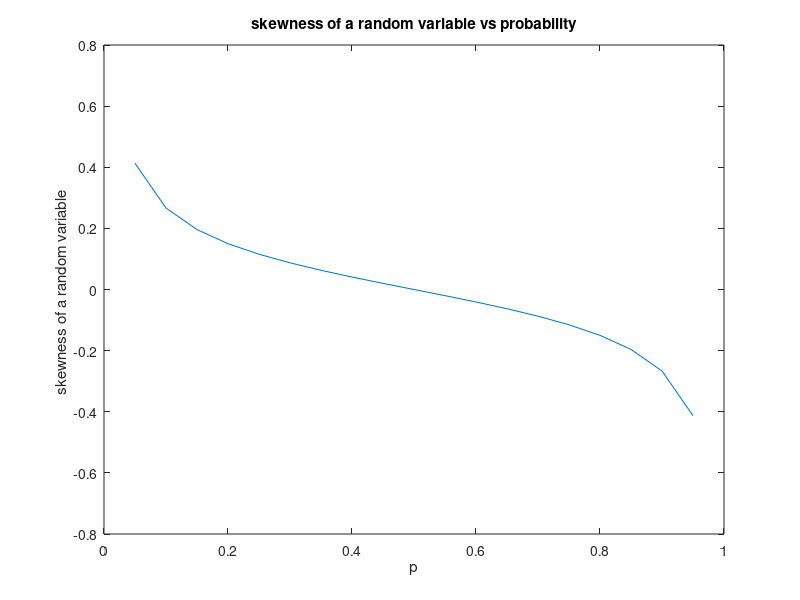
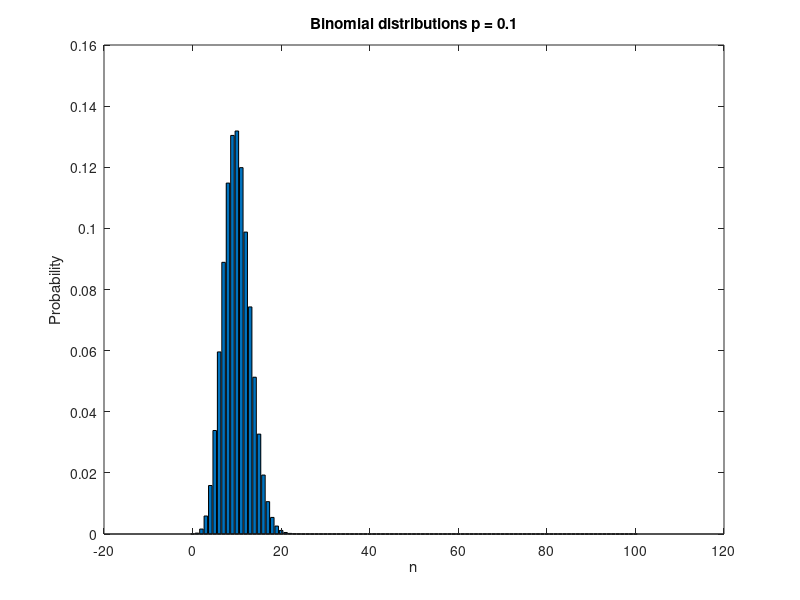
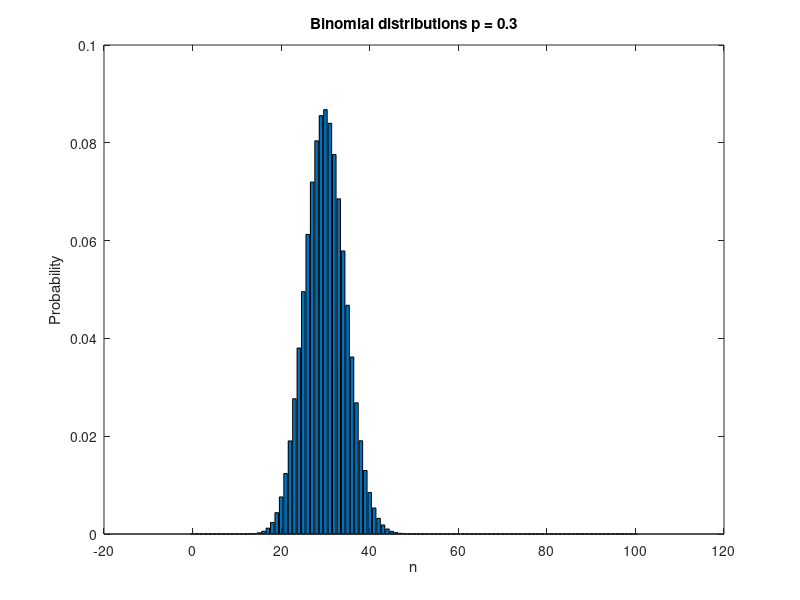
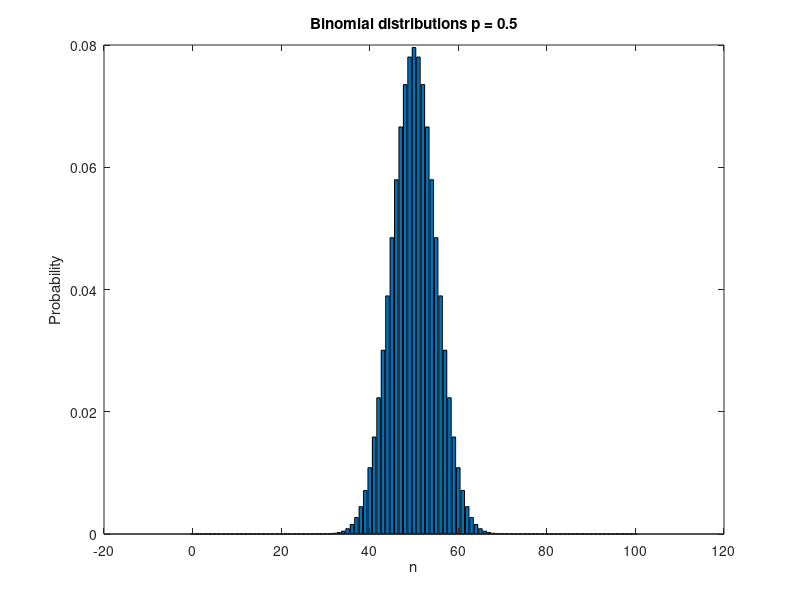

These charts were generated, in order, by the following MATLAB code:
p = 0.05:0.05:0.95;
n = 100;
mean = zeros(1,length(p));
for i = 1:length(p)
    mean(i) = (1-2*p(i))/sqrt(n*p(i)*(1-p(i)));
end

figure()
plot(p,mean)
xlabel("p")
ylabel("skewness of a random variable ")
title("skewness of a random variable vs probability")

n = 0:100;

figure()
bar(n, binopdf(n,100,0.1))
xlabel('n')
ylabel('Probability')
title("Binomial distributions p = 0.1")

figure()
bar(n, binopdf(n,100,0.3))
xlabel('n')
ylabel('Probability')
title("Binomial distributions p = 0.3")

figure()
bar(n, binopdf(n,100,0.5))
xlabel('n')
ylabel('Probability')
title("Binomial distributions p = 0.5")

figure()
bar(n, binopdf(n,100,0.7))
xlabel('n')
ylabel('Probability')
title("Binomial distributions p = 0.7")

figure()
bar(n, binopdf(n,100,0.9))
xlabel('n')
ylabel('Probability')
title("Binomial distributions p = 0.9")

